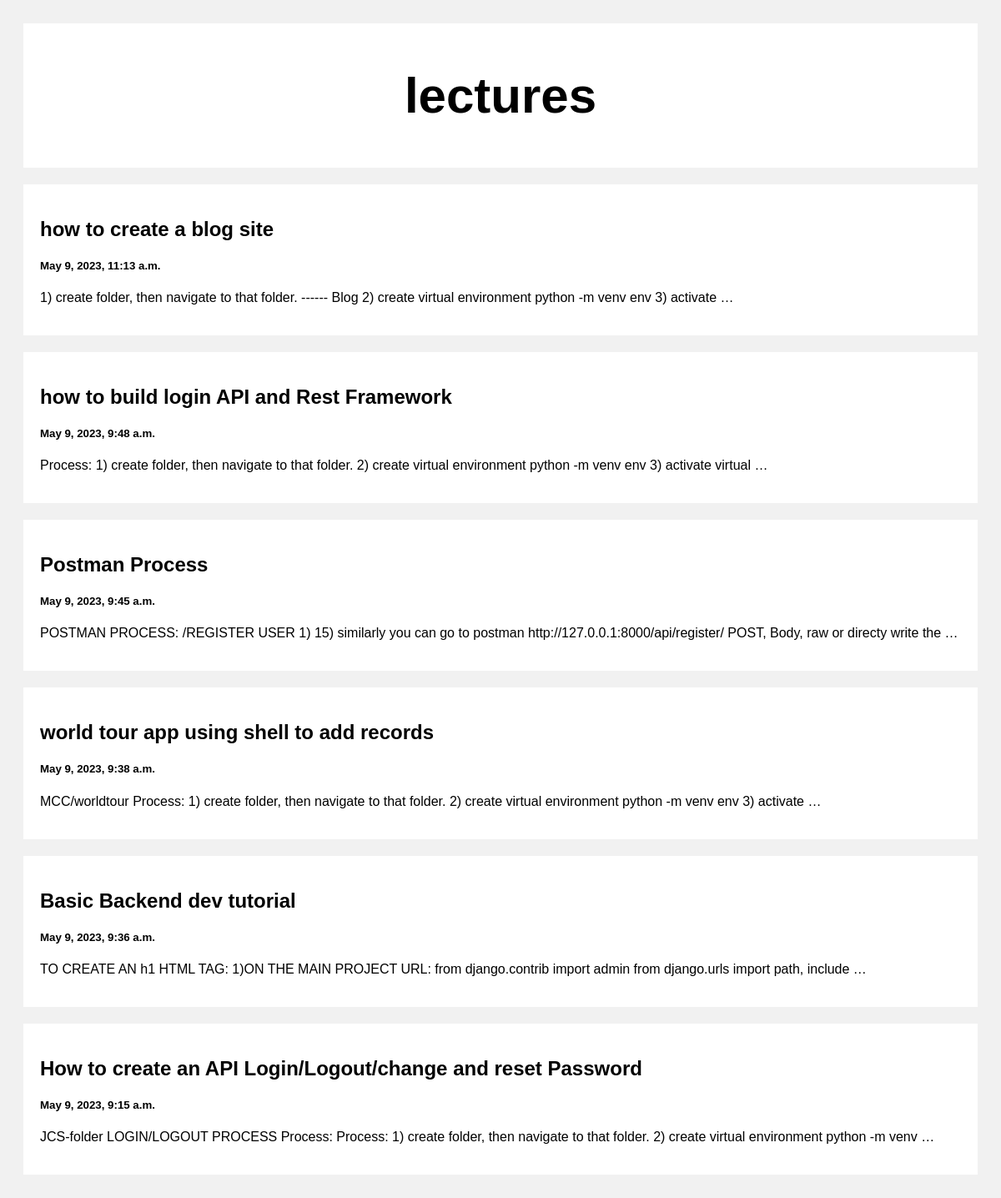
The page / on the database its author committed.
### posts/models.py (models this page shows)
class Post(models.Model):
    title = models.CharField(max_length=100)
    body = models.CharField(max_length= 10000)
    created_at = models.DateTimeField(default=datetime.now,blank=True)

### posts/views.py (the view)
# urls.py: path('', views.index, name = 'index'),
def index(request):
    posts = Post.objects.all()
    return render(request, 'index.html', {'posts': posts})

### templates/index.html (shortened to what this page needs)
<!DOCTYPE html>
<html>
<head>
</head>
<body>
<div class="header">
  <h2>lectures</h2>
</div>
<div class="row">
  <div class="leftcolumn">
    {% for post in posts reversed %}
    <div class="card">
      <a style="text-decoration: none; color: #000;" href="/post/{{post.id}}">
        <h2>{{post.title}}</h2>
        <h5>{{post.created_at}}</h5>
        <p>{{post.body|truncatewords:20}}</p>
      </a>
    </div>
    {% endfor %}
   </div>
</div>
</body>
</html>

### templates/index.html (style rules this page uses)
* { box-sizing: border-box; }
body { font-family: Arial; padding: 20px; background: #f1f1f1; }
.header { padding: 2px; font-size: 40px; text-align: center; background: white; }
.leftcolumn { float: left; width: 100%; }
.card { background-color: white; padding: 20px; margin-top: 20px; }
.row:after { content: ""; display: table; clear: both; }

### rows shown on the page
Post: title "how to create a blog site", created_at "May 9, 2023, 11:13 a.m.", body "1) create folder, then navigate to that folder. ------ Blog 2) create virtual environment python -m venv env 3) activate …"
Post: title "how to build login API and Rest Framework", created_at "May 9, 2023, 9:48 a.m.", body "Process: 1) create folder, then navigate to that folder. 2) create virtual environment python -m venv env 3) activate virtual …"
Post: title "Postman Process", created_at "May 9, 2023, 9:45 a.m.", body "POSTMAN PROCESS: /REGISTER USER 1) 15) similarly you can go to postman http://127.0.0.1:8000/api/register/ POST, Body, raw or directy write the …"
Post: title "world tour app using shell to add records", created_at "May 9, 2023, 9:38 a.m.", body "MCC/worldtour Process: 1) create folder, then navigate to that folder. 2) create virtual environment python -m venv env 3) activate …"
Post: title "Basic Backend dev tutorial", created_at "May 9, 2023, 9:36 a.m.", body "TO CREATE AN h1 HTML TAG: 1)ON THE MAIN PROJECT URL: from django.contrib import admin from django.urls import path, include …"
Post: title "How to create an API Login/Logout/change and reset Password", created_at "May 9, 2023, 9:15 a.m.", body "JCS-folder LOGIN/LOGOUT PROCESS Process: Process: 1) create folder, then navigate to that folder. 2) create virtual environment python -m venv …"
